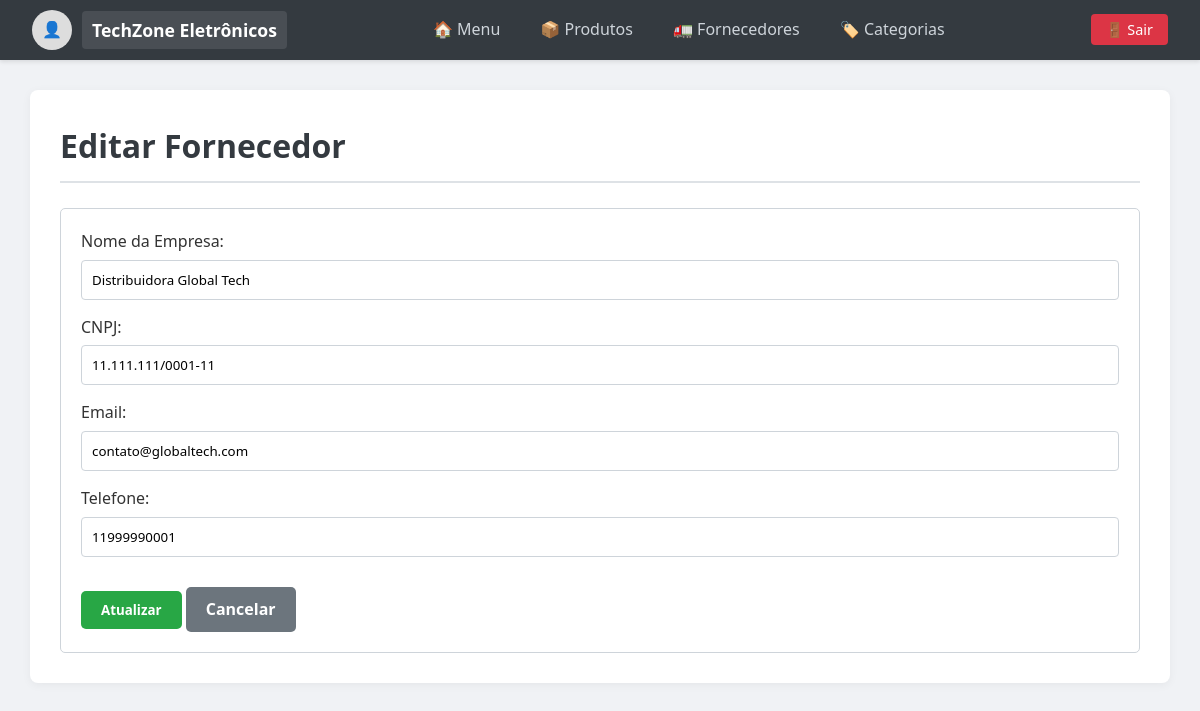
Screenshot of /Controller/FornecedorController.php?acao=prepararEdicaoFornecedor&id_fornecedor=1 (signed in) with the database file from the repository.
### tables this page shows
CREATE TABLE fornecedores (
    id INT AUTO_INCREMENT PRIMARY KEY,
    nome_empresa VARCHAR(100) NOT NULL,
    cnpj VARCHAR(20),
    email VARCHAR(100) NOT NULL,
    telefone VARCHAR(20),
    endereco VARCHAR(150),
    cidade VARCHAR(100),
    estado VARCHAR(2),
    observacoes TEXT,
    id_usuario INT NOT NULL,
    FOREIGN KEY (id_usuario) REFERENCES usuarios(id) ON DELETE CASCADE
);

### Model/DAO/FornecedorDAO.php (called while the page is built, shortened)
<?php
    require_once __DIR__ . '/../Fornecedor.php';
    class FornecedorDAO {
        public function buscarPorId($id_fornecedor, $id_usuario){
            $conexao = Conexao::Conectar();
            $sql = "SELECT * FROM fornecedores WHERE id = :id AND id_usuario = :id_usuario";
            $stmt = $conexao->prepare($sql);
            $stmt->bindValue(':id', $id_fornecedor);
            $stmt->bindValue(':id_usuario', $id_usuario);
            $stmt->execute();
            $linha = $stmt->fetch(PDO::FETCH_ASSOC);
            return $this->montarFornecedor($linha, $id_usuario);
        }
        private function montarFornecedor(array $linha, $id_usuario): Fornecedor {
            $usuarioTenant = new Cliente(null, null, null, null);
            $usuarioTenant->setId($id_usuario);
            $fornecedor = new Fornecedor(
                $linha['nome_empresa'],
                $linha['cnpj'],
                $linha['email'],
                $linha['telefone'],
                $usuarioTenant
            );
            $fornecedor->setId($linha['id']);
            return $fornecedor;
        }
    }
?>

### Model/Fornecedor.php (called while the page is built, shortened)
<?php
class Fornecedor {
    private $nomeEmpresa;
    private $cnpj;
    private $email;
    private $telefone;
    public function __construct($nomeEmpresa, $cnpj, $email, $telefone, Usuario $usuario) {
        $this->nomeEmpresa = $nomeEmpresa;
        $this->cnpj = $cnpj;
        $this->email = $email;
        $this->telefone = $telefone;
    }
    public function getNomeEmpresa() {
        return $this->nomeEmpresa;
    }
    public function getCnpj() {
        return $this->cnpj;
    }
    public function getEmail() {
        return $this->email;
    }
    public function getTelefone() {
        return $this->telefone;
    }
}
?>

### View/Fornecedor/EditarFornecedor.php (the view, shortened to what this page needs)
<?php
require_once __DIR__ . '/../../Model/Fornecedor.php';
?>
<!DOCTYPE html>
<html lang="pt-br">
<head>
    <link rel="stylesheet" href="../View/Assets/style.css">
</head>
<body>
    <nav>
        <div class="nav-brand">
            <div style="display: flex; align-items: center; gap: 10px;">
                <?php if($_SESSION['foto_perfil']): ?>
                    <img src="../View/Assets/Imagens/Uploads/<?php echo $_SESSION['foto_perfil']; ?>" alt="Foto de Perfil" style="width: 40px; height: 40px; border-radius: 50%; object-fit: cover;">
                <?php else: ?>
                    <div style="width: 40px; height: 40px; border-radius: 50%; background-color: #ddd; display: flex; align-items: center; justify-content: center;">👤</div>
                <?php endif; ?>
                <span class="company-name"><?php echo $_SESSION['nome']; ?></span>
            </div>
        </div>
        <div class="nav-links">
            <a href="ClienteController.php?acao=dashboard">🏠 Menu</a>
            <a href="ProdutoController.php?acao=listarProdutos">📦 Produtos</a>
            <a href="FornecedorController.php?acao=listarFornecedores">🚛 Fornecedores</a>
            <a href="CategoriaController.php?acao=listarCategorias">🏷️ Categorias</a>
        </div>
        <div class="nav-logout">
            <a href="AutenticaController.php?acao=logout" class="btn-logout">🚪 Sair</a>
        </div>
    </nav>
    <div class="container">
        <h1>Editar Fornecedor</h1>
        <form action="FornecedorController.php" method="POST">
            <fieldset>
                <label>Nome da Empresa:</label>
                <input type="text" name="nome_empresa" value="<?php echo $fornecedor->getNomeEmpresa(); ?>" required>
                <label>CNPJ:</label>
                <input type="text" name="cnpj" value="<?php echo $fornecedor->getCnpj(); ?>">
                <label>Email:</label>
                <input type="email" name="email" value="<?php echo $fornecedor->getEmail(); ?>" required>
                <label>Telefone:</label>
                <input type="text" name="telefone" value="<?php echo $fornecedor->getTelefone(); ?>">
                <div style="margin-top: 15px;">
                    <button type="submit" class="btn">Atualizar</button>
                    <a href="FornecedorController.php?acao=listarFornecedores" class="btn" style="background-color: #6c757d;">Cancelar</a>
                </div>
            </fieldset>
        </form>
    </div>
</body>
</html>

### View/Assets/style.css (style rules this page uses)
* { margin: 0; padding: 0; box-sizing: border-box; font-family: 'Segoe UI', Tahoma, Geneva, Verdana, sans-serif; }
body { background-color: #f0f2f5; color: #333; line-height: 1.6; min-height: 100vh; }
a { text-decoration: none; }
nav { background-color: #343a40; color: white; padding: 0 2rem; height: 60px; display: flex; justify-content: space-between; align-items: center; box-shadow: 0 2px 4px rgba(0,0,0,0.1); }
.nav-brand .company-name { font-size: 1.1rem; font-weight: bold; background-color: rgba(255, 255, 255, 0.1); padding: 5px 10px; border-radius: 4px; }
.nav-links { display: flex; gap: 20px; }
.nav-links a { color: #ced4da; font-weight: 500; padding: 5px 10px; border-radius: 4px; transition: all 0.3s; }
.btn-logout { background-color: #dc3545; color: white !important; padding: 6px 15px; border-radius: 4px; font-size: 0.9rem; transition: background 0.3s; }
.container { width: 95%; max-width: 100%; margin: 30px auto; background: white; padding: 30px; border-radius: 8px; box-shadow: 0 2px 10px rgba(0,0,0,0.05); }
h1 { margin-bottom: 25px; color: #343a40; border-bottom: 2px solid #dee2e6; padding-bottom: 10px; }
.btn { display: inline-block; background-color: #28a745; color: white !important; padding: 10px 20px; border-radius: 5px; border: none; cursor: pointer; font-weight: 600; transition: opacity 0.2s; }
form fieldset { border: 1px solid #ced4da; padding: 20px; border-radius: 5px; background-color: #fff; }
input, select { width: 100%; padding: 10px; margin: 5px 0 15px 0; border: 1px solid #ced4da; border-radius: 4px; }

### rows the page displays
fornecedores: nome_empresa "Distribuidora Global Tech", cnpj "11.111.111/0001-11", email "contato@globaltech.com", telefone "11999990001"

### other values shown
$_SESSION['nome'] "TechZone Eletrônicos"
